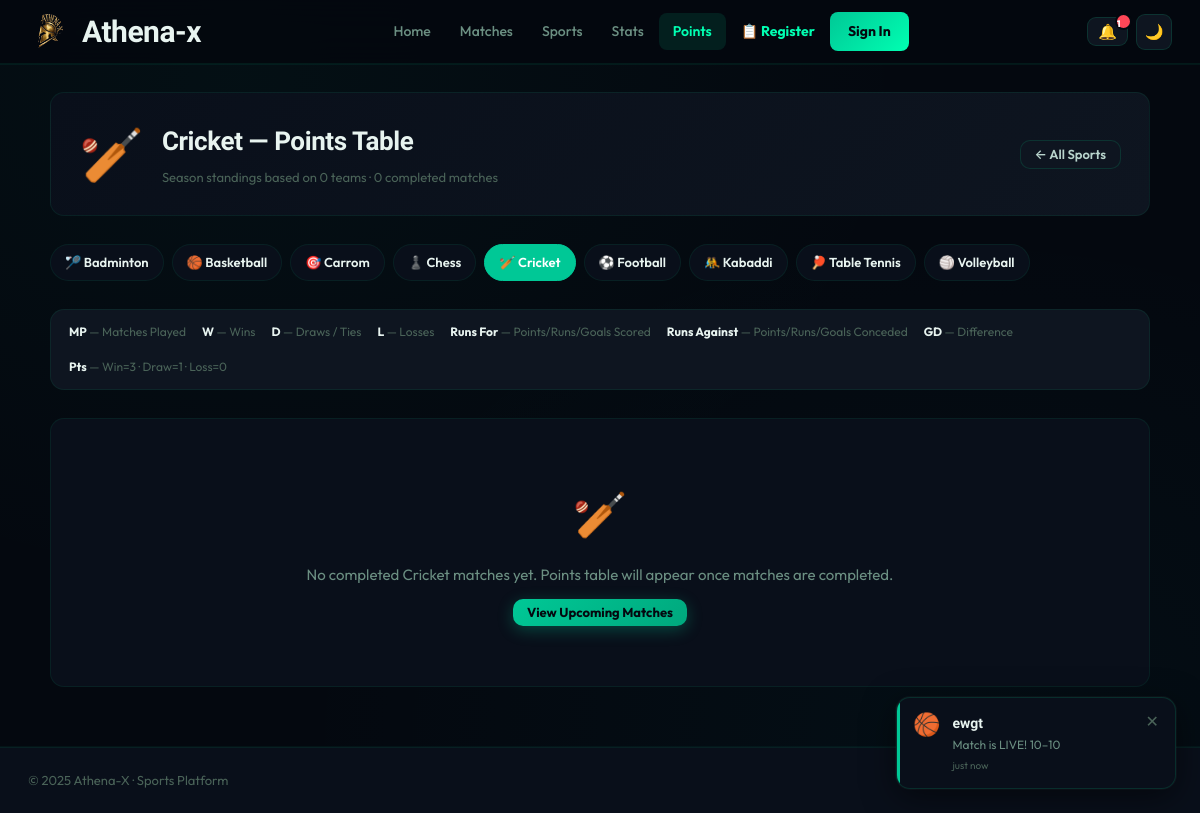
Page /points/1 on the committed database.
### tables this page shows
CREATE TABLE sports (
                id INTEGER PRIMARY KEY AUTOINCREMENT,
                name TEXT NOT NULL, icon TEXT DEFAULT '🏆',
                description TEXT, is_active INTEGER DEFAULT 1,
                created_at TIMESTAMP DEFAULT CURRENT_TIMESTAMP
            );

### app.py (the view)
@app.route('/points/<int:sport_id>')
def sport_points(sport_id):
    result = compute_points_table(sport_id)
    if not result or not result[0]:
        flash('Sport not found', 'error')
        return redirect(url_for('points_overview'))
    sport, table, label_gf, label_ga = result
    with get_db() as conn:
        recent_matches = [dict(e) for e in conn.execute(
            "SELECT e.*, s.name sport_name, s.icon sport_icon FROM events e "
            "LEFT JOIN sports s ON e.sport_id=s.id "
            "WHERE e.sport_id=? AND e.status='completed' "
            "ORDER BY e.event_date DESC LIMIT 10", (sport_id,)).fetchall()]
        all_sports = [dict(s) for s in conn.execute(
            "SELECT * FROM sports WHERE is_active=1 ORDER BY name").fetchall()]
    return render_template('sport_points.html', sport=sport, table=table,
                           label_gf=label_gf, label_ga=label_ga,
                           recent_matches=recent_matches, all_sports=all_sports,
                           user=current_user())

### app.py (called while the page is built)
@app.after_request
def add_security_headers(resp):
    resp.headers['X-Frame-Options']        = 'SAMEORIGIN'
    resp.headers['X-Content-Type-Options'] = 'nosniff'
    resp.headers['X-XSS-Protection']       = '1; mode=block'
    resp.headers['Referrer-Policy']        = 'strict-origin-when-cross-origin'
    resp.headers['Strict-Transport-Security'] = 'max-age=31536000; includeSubDomains'
    resp.headers['Permissions-Policy']     = 'geolocation=(), microphone=(), camera=()'
    return resp

def get_db():
    conn = sqlite3.connect(DB_PATH)
    conn.row_factory = sqlite3.Row
    conn.execute("PRAGMA foreign_keys = ON")
    return conn

def current_user():
    if 'user_id' not in session: return None
    if session.get('role') == 'admin': return None   # admins are NOT users
    with get_db() as conn:
        u = conn.execute("SELECT * FROM users WHERE id=? AND role='user'",(session['user_id'],)).fetchone()
        return dict(u) if u else None

### templates/sport_points.html (shortened to what this page needs)
{% extends "base.html" %}
{% block head %}
<link rel="stylesheet" href="/static/css/leaderboard.css"/>
{% endblock %}
{% block content %}
<div class="page-container">
  <div class="points-sport-hero">
    <div class="points-sport-hero-left">
      <div class="points-sport-hero-icon">{{ sport.icon }}</div>
      <div>
        <h1>{{ sport.name }} — Points Table</h1>
        <p>Season standings based on {{ table|length }} team{{ 's' if table|length != 1 }} · {{ recent_matches|length }} completed match{{ 'es' if recent_matches|length != 1 }}</p>
      </div>
    </div>
    <a href="/points" class="btn btn-secondary btn-sm">← All Sports</a>
  </div>
  <div class="sport-switcher">
    {% for s in all_sports %}
    <a href="/points/{{ s.id }}" class="sport-pill {% if s.id == sport.id %}active{% endif %}">
      {{ s.icon }} {{ s.name }}
    </a>
    {% endfor %}
  </div>
  <div class="legend-bar">
    <span class="legend-item"><strong>MP</strong> — Matches Played</span>
    <span class="legend-item"><strong>W</strong> — Wins</span>
    <span class="legend-item"><strong>D</strong> — Draws / Ties</span>
    <span class="legend-item"><strong>L</strong> — Losses</span>
    <span class="legend-item"><strong>{{ label_gf }}</strong> — Points/Runs/Goals Scored</span>
    <span class="legend-item"><strong>{{ label_ga }}</strong> — Points/Runs/Goals Conceded</span>
    <span class="legend-item"><strong>GD</strong> — Difference</span>
    <span class="legend-item"><strong>Pts</strong> — Win=3 · Draw=1 · Loss=0</span>
  </div>
  {% if table %}
  <div class="pts-table-wrap">
    <table class="pts-table">
      <thead>
        <tr>
          <th style="width:44px; text-align:center;">#</th>
          <th>Team / Player</th>
          <th>MP</th>
          <th>W</th>
          <th>D</th>
          <th>L</th>
          <th>{{ label_gf }}</th>
          <th>{{ label_ga }}</th>
          <th>GD</th>
          <th>Pts</th>
        </tr>
      </thead>
      <tbody>
        {% for row in table %}
        <tr {% if loop.index == 1 %}class="top-row"{% endif %}>
          <td style="text-align:center;">
            <span class="pts-rank {% if loop.index==1 %}gold{% elif loop.index==2 %}silver{% elif loop.index==3 %}bronze{% endif %}">
              {% if loop.index==1 %}🥇
              {% elif loop.index==2 %}🥈
              {% elif loop.index==3 %}🥉
              {% else %}{{ loop.index }}{% endif %}
            </span>
          </td>
          <td>
            <div class="pts-team">
              <div class="pts-avatar">{{ row.team[0].upper() }}</div>
              <div>
                <div class="pts-name">{{ row.team }}</div>
                {% if loop.index == 1 and row.mp > 0 %}
                <div class="pts-sub" style="color:var(--yellow);">🏆 Leader</div>
                {% elif row.mp > 0 %}
                <div class="pts-sub">
                  Win rate:
                  {% if row.mp > 0 %}{{ ((row.w / row.mp) * 100) | round(0) | int }}%{% else %}—{% endif %}
                </div>
                {% endif %}
              </div>
            </div>
          </td>
          <td class="td-num" style="color:var(--muted2);">{{ row.mp }}</td>
          <td class="td-num td-w">{{ row.w }}</td>
          <td class="td-num td-d">{{ row.d }}</td>
          <td class="td-num td-l">{{ row.l }}</td>
          <td class="td-num" style="color:var(--muted2);">{{ row.gf }}</td>
          <td class="td-num" style="color:var(--muted2);">{{ row.ga }}</td>
          <td class="td-num {% if row.gd > 0 %}td-gd-pos{% elif row.gd < 0 %}td-gd-neg{% else %}td-gd-zer{% endif %}">
            {% if row.gd > 0 %}+{% endif %}{{ row.gd }}
          </td>
          <td class="td-num td-pts">{{ row.pts }}</td>
        </tr>
        {% endfor %}
      </tbody>
    </table>
  </div>
  {% else %}
  <div class="empty-state" style="margin-bottom:32px;">
    <div class="empty-state-icon">{{ sport.icon }}</div>
    <p>No completed {{ sport.name }} matches yet. Points table will appear once matches are completed.</p>
    <a href="/matches" class="btn btn-primary btn-sm" style="margin-top:12px;">View Upcoming Matches</a>
  </div>
  {% endif %}
</div>
{% endblock %}

### static/css/style.css (style rules this page uses)
*, *::before, *::after { box-sizing: border-box; margin: 0; padding: 0; }
:root { --bg: #04080f; --bg2: #090f1a; --bg3: #0e1520; --bg4: #151e2d; --card: #090f1a; --card2: #0e1520; --border: rgba(0,255,160,0.07); --border2: rgba(0,255,160,0.13); --accent: #00c896; --accent-h: #00a87d; --accent2: #00ffb2; --green: #00c896; --green2: #00ffb2; --red: #ff4757; --yellow: #ffd32a; --orange: #ff9f43; --purple: #c56ef8; --pink: #ff6b9d; --cyan: #00d2d3; --text: #e8f4f0; --text2: #b8d4cc; --muted: #6b8f82; --muted2: #4a6358; --shadow: 0 1px 3px rgba(0,0,0,0.7),0 4px 24px rgba(0,0,0,0.5); --shadow-lg: 0 8px 40px rgba(0,0,0,0.8); --shadow-xl: 0 20px 60px rgba(0,0,0,0.9); --radius: 14px; --radius-sm: 9px; --radius-xs: 5px; --font: 'Outfit',-apple-system,sans-serif; --font-num: 'Rajdhani','Outfit',sans-serif; --nav-bg: rgba(4,8,15,0.93); --nav-border:rgba(0,255,160,0.08); --input-bg: #0e1520; --tr: all 0.2s cubic-bezier(0.4,0,0.2,1); --glow-blue: 0 0 20px rgba(0,200,150,0.3); --glow-green:0 0 20px rgba(0,255,178,0.3); --bg-card: #090f1a; --bg-dark: #04080f; }
html { scroll-behavior: smooth; }
html, body { min-height: 100%; background: var(--bg); color: var(--text); font-family: var(--font); font-size: 15px; line-height: 1.6; -webkit-font-smoothing: antialiased; -moz-osx-font-smoothing: grayscale; transition: background 0.3s, color 0.3s; background-image: radial-gradient(ellipse at 20% 10%, rgba(0,200,150,0.04) 0%, transparent 50%), radial-gradient(ellipse at 80% 90%, rgba(0,210,211,0.03) 0%, transparent 50%); }
a { color: var(--accent2); text-decoration: none; transition: var(--tr); }
.btn { display:inline-flex; align-items:center; gap:8px; padding:11px 24px; border-radius:10px; font-size:14px; font-weight:600; border:none; cursor:pointer; transition:var(--tr); text-decoration:none; line-height:1; white-space:nowrap; }
.btn-primary { background: linear-gradient(135deg,var(--accent),#00a87d); color:#04080f; font-weight:700; box-shadow: 0 4px 16px rgba(0,200,150,0.3); }
.btn-secondary { background:var(--bg3); color:var(--text2); border:1px solid var(--border2); }
.btn-sm { padding:7px 14px; font-size:13px; }
.empty-state { text-align:center; padding:60px 24px; color:var(--muted); background:var(--card); border:1px solid var(--border); border-radius:var(--radius); }
.empty-state-icon { font-size:44px; margin-bottom:14px; }
.page-container { max-width:1160px; margin:0 auto; padding:32px 24px; }

### static/css/leaderboard.css (style rules this page uses)
.page-container { max-width:1140px; margin:0 auto; padding:28px 20px; }

### templates/sport_points.html (style rules this page uses)
.points-sport-hero { background: linear-gradient(135deg, var(--card) 0%, var(--bg3) 100%); border: 1px solid var(--border); border-radius: var(--radius); padding: 28px; margin-bottom: 28px; display: flex; align-items: center; justify-content: space-between; flex-wrap: wrap; gap: 16px; }
.points-sport-hero-left { display: flex; align-items: center; gap: 18px; }
.points-sport-hero-icon { font-size: 52px; line-height: 1; }
.points-sport-hero h1 { font-family: var(--font-num); font-size: 26px; font-weight: 900; letter-spacing: -0.4px; margin: 0 0 4px; }
.points-sport-hero p { color: var(--muted2); font-size: 13px; margin: 0; }
.sport-switcher { display: flex; flex-wrap: wrap; gap: 8px; margin-bottom: 28px; }
.sport-pill { display: inline-flex; align-items: center; gap: 6px; padding: 7px 14px; border-radius: 999px; border: 1.5px solid var(--border); background: var(--card); color: var(--text); font-size: 13px; font-weight: 600; text-decoration: none; transition: var(--tr); cursor: pointer; }
.sport-pill.active { background: var(--accent); border-color: var(--accent); color: #fff; }
.legend-bar { display: flex; flex-wrap: wrap; gap: 16px; background: var(--bg3); border: 1px solid var(--border); border-radius: var(--radius); padding: 12px 18px; margin-bottom: 28px; font-size: 12px; color: var(--muted2); }
.legend-item strong { color: var(--text); }

### rows in the picture
sports: icon "🏏", name "Cricket"
sports: icon "🏸", name "Badminton"
sports: icon "🏀", name "Basketball"
sports: icon "🎯", name "Carrom"
sports: icon "♟️", name "Chess"
sports: icon "⚽", name "Football"
sports: icon "🤼", name "Kabaddi"
sports: icon "🏓", name "Table Tennis"
sports: icon "🏐", name "Volleyball"

### other values in the picture
{{ table|length }} "0"
{{ 's' if table|length != 1 }} "s"
{{ recent_matches|length }} "0"
{{ 'es' if recent_matches|length != 1 }} "es"
{{ label_gf }} "Runs For"
{{ label_ga }} "Runs Against"
